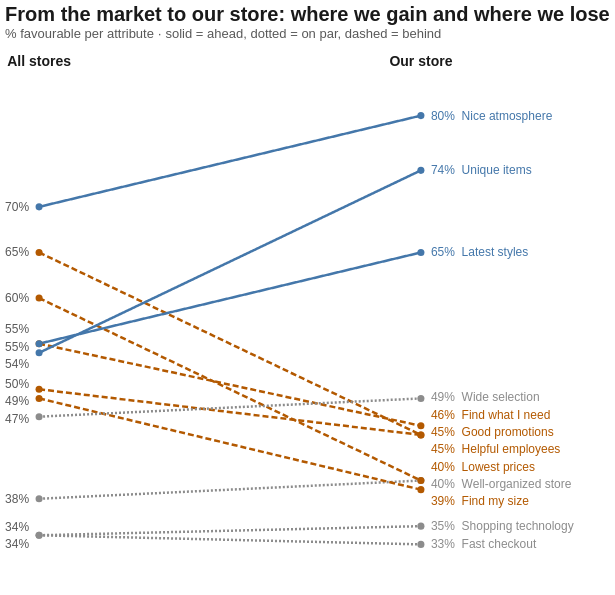

Source (Vega-Lite JSON):
### Vega-Lite specification from a JSON file in a GitHub repository (floating-point values rounded to 4 significant figures)
{"config": {"view": {"continuousWidth": 300, "continuousHeight": 300, "strokeWidth": 0}, "axis": {"domainColor": "#BBBBBB", "gridColor": "#DDDDDD", "gridOpacity": 0.6, "labelColor": "#595959", "labelFontSize": 13, "labelLimit": 260, "tickColor": "#BBBBBB", "titleColor": "#333333", "titleFontSize": 13}, "font": "Arial, Liberation Sans, Helvetica, sans-serif", "legend": {"labelColor": "#595959", "labelFontSize": 13, "orient": "bottom"}, "title": {"anchor": "start", "color": "#1A1A1A", "fontSize": 20, "fontWeight": 600, "offset": 14, "subtitleColor": "#595959", "subtitleFontSize": 13}}, "layer": [{"data": {"name": "data-f46f9f630b8169171194fcd0c71e017f"}, "mark": {"type": "line", "point": {"filled": true, "size": 50}, "strokeWidth": 2.5}, "encoding": {"color": {"field": "status", "scale": {"domain": ["Ahead", "On par", "Behind"], "range": ["#4477AA", "#8C8C8C", "#B35900"]}, "sort": ["Ahead", "On par", "Behind"], "title": null, "type": "nominal"}, "detail": {"field": "label", "type": "nominal"}, "strokeDash": {"field": "status", "scale": {"domain": ["Ahead", "On par", "Behind"], "range": [[1, 0], [2, 2], [6, 3]]}, "sort": ["Ahead", "On par", "Behind"], "title": null, "type": "nominal"}, "tooltip": [{"field": "attribute_full", "title": "Attribute", "type": "nominal"}, {"field": "store", "title": "Store", "type": "nominal"}, {"field": "favorable", "format": ".0%", "title": "% favourable", "type": "quantitative"}, {"field": "gap_text", "title": "Gap", "type": "nominal"}], "x": {"axis": null, "field": "x", "scale": {"domain": [-0.05, 1.05]}, "type": "quantitative"}, "y": {"axis": null, "field": "favorable", "scale": {"domain": [0.28, 0.85]}, "type": "quantitative"}}}, {"data": {"name": "data-01586e09d36c030f5be598af5d3ba4a4"}, "mark": {"type": "text", "align": "left", "dx": 10, "fontSize": 12}, "encoding": {"color": {"field": "status", "legend": null, "scale": {"domain": ["Ahead", "On par", "Behind"], "range": ["#4477AA", "#595959", "#B35900"]}, "type": "nominal"}, "text": {"field": "txt_right", "type": "nominal"}, "x": {"axis": null, "field": "x", "scale": {"domain": [-0.05, 1.05]}, "type": "quantitative"}, "y": {"axis": null, "field": "label_y", "scale": {"domain": [0.28, 0.85]}, "type": "quantitative"}}}, {"data": {"name": "data-4c304079a8656ce347b26b0e69c661d6"}, "mark": {"type": "text", "align": "right", "color": "#595959", "dx": -10, "fontSize": 12}, "encoding": {"text": {"field": "txt_left", "type": "nominal"}, "x": {"axis": null, "field": "x", "scale": {"domain": [-0.05, 1.05]}, "type": "quantitative"}, "y": {"axis": null, "field": "label_y", "scale": {"domain": [0.28, 0.85]}, "type": "quantitative"}}}, {"data": {"name": "data-2e22eb1fed3e2d02c71e4bb1a492bd1f"}, "mark": {"type": "text", "color": "#1A1A1A", "dy": -8, "fontSize": 14, "fontWeight": "bold"}, "encoding": {"text": {"field": "t", "type": "nominal"}, "x": {"axis": null, "field": "x", "scale": {"domain": [-0.05, 1.05]}, "type": "quantitative"}, "y": {"value": 0}}}], "height": 520, "title": {"text": "From the market to our store: where we gain and where we lose", "subtitle": "% favourable per attribute · solid = ahead, dotted = on par, dashed = behind"}, "width": 420, "$schema": "https://vega.github.io/schema/vega-lite/v6.4.1.json", "datasets": {"data-f46f9f630b8169171194fcd0c71e017f": [{"label": "Well-organized store", "attribute_full": "The store is well-organized.", "gap_pp": 2.0, "gap_text": "+2 pp", "status": "On par", "theme": "Store experience", "store": "Our store", "favorable": 0.4, "x": 1, "label_y": 0.3963, "txt_left": "40%", "txt_right": "40%  Well-organized store"}, {"label": "Fast checkout", "attribute_full": "Fast and easy checkout.", "gap_pp": -1.0, "gap_text": "-1 pp", "status": "On par", "theme": "Service", "store": "Our store", "favorable": 0.33, "x": 1, "label_y": 0.33, "txt_left": "33%", "txt_right": "33%  Fast checkout"}, {"label": "Helpful employees", "attribute_full": "Friendly and helpful employees.", "gap_pp": -5.0, "gap_text": "-5 pp", "status": "Behind", "theme": "Service", "store": "Our store", "favorable": 0.45, "x": 1, "label_y": 0.4343, "txt_left": "45%", "txt_right": "45%  Helpful employees"}, {"label": "Good promotions", "attribute_full": "Good promotions.", "gap_pp": -20.0, "gap_text": "-20 pp", "status": "Behind", "theme": "Price & promotions", "store": "Our store", "favorable": 0.45, "x": 1, "label_y": 0.4533, "txt_left": "45%", "txt_right": "45%  Good promotions"}, {"label": "Find what I need", "attribute_full": "I can find what I'm looking for.", "gap_pp": -9.0, "gap_text": "-9 pp", "status": "Behind", "theme": "Service", "store": "Our store", "favorable": 0.46, "x": 1, "label_y": 0.4723, "txt_left": "46%", "txt_right": "46%  Find what I need"}, {"label": "Find my size", "attribute_full": "I can find the size I need.", "gap_pp": -10.0, "gap_text": "-10 pp", "status": "Behind", "theme": "Assortment", "store": "Our store", "favorable": 0.39, "x": 1, "label_y": 0.3773, "txt_left": "39%", "txt_right": "39%  Find my size"}, {"label": "Nice atmosphere", "attribute_full": "A nice atmosphere.", "gap_pp": 10.0, "gap_text": "+10 pp", "status": "Ahead", "theme": "Store experience", "store": "Our store", "favorable": 0.8, "x": 1, "label_y": 0.8, "txt_left": "80%", "txt_right": "80%  Nice atmosphere"}, {"label": "Shopping technology", "attribute_full": "Latest technology for easy shopping.", "gap_pp": 1.0, "gap_text": "+1 pp", "status": "On par", "theme": "Store experience", "store": "Our store", "favorable": 0.35, "x": 1, "label_y": 0.35, "txt_left": "35%", "txt_right": "35%  Shopping technology"}, {"label": "Lowest prices", "attribute_full": "Lowest sales prices.", "gap_pp": -20.0, "gap_text": "-20 pp", "status": "Behind", "theme": "Price & promotions", "store": "Our store", "favorable": 0.4, "x": 1, "label_y": 0.4153, "txt_left": "40%", "txt_right": "40%  Lowest prices"}, {"label": "Wide selection", "attribute_full": "A wide selection.", "gap_pp": 2.0, "gap_text": "+2 pp", "status": "On par", "theme": "Assortment", "store": "Our store", "favorable": 0.49, "x": 1, "label_y": 0.4913, "txt_left": "49%", "txt_right": "49%  Wide selection"}, {"label": "Unique items", "attribute_full": "Items I can't find elsewhere.", "gap_pp": 20.0, "gap_text": "+20 pp", "status": "Ahead", "theme": "Assortment", "store": "Our store", "favorable": 0.74, "x": 1, "label_y": 0.74, "txt_left": "74%", "txt_right": "74%  Unique items"}, {"label": "Latest styles", "attribute_full": "The latest styles.", "gap_pp": 10.0, "gap_text": "+10 pp", "status": "Ahead", "theme": "Assortment", "store": "Our store", "favorable": 0.65, "x": 1, "label_y": 0.65, "txt_left": "65%", "txt_right": "65%  Latest styles"}, {"label": "Well-organized store", "attribute_full": "The store is well-organized.", "gap_pp": 2.0, "gap_text": "+2 pp", "status": "On par", "theme": "Store experience", "store": "All stores", "favorable": 0.38, "x": 0, "label_y": 0.38, "txt_left": "38%", "txt_right": "38%  Well-organized store"}, {"label": "Fast checkout", "attribute_full": "Fast and easy checkout.", "gap_pp": -1.0, "gap_text": "-1 pp", "status": "On par", "theme": "Service", "store": "All stores", "favorable": 0.34, "x": 0, "label_y": 0.3305, "txt_left": "34%", "txt_right": "34%  Fast checkout"}, {"label": "Helpful employees", "attribute_full": "Friendly and helpful employees.", "gap_pp": -5.0, "gap_text": "-5 pp", "status": "Behind", "theme": "Service", "store": "All stores", "favorable": 0.5, "x": 0, "label_y": 0.5057, "txt_left": "50%", "txt_right": "50%  Helpful employees"}, {"label": "Good promotions", "attribute_full": "Good promotions.", "gap_pp": -20.0, "gap_text": "-20 pp", "status": "Behind", "theme": "Price & promotions", "store": "All stores", "favorable": 0.65, "x": 0, "label_y": 0.65, "txt_left": "65%", "txt_right": "65%  Good promotions"}, {"label": "Find what I need", "attribute_full": "I can find what I'm looking for.", "gap_pp": -9.0, "gap_text": "-9 pp", "status": "Behind", "theme": "Service", "store": "All stores", "favorable": 0.55, "x": 0, "label_y": 0.5467, "txt_left": "55%", "txt_right": "55%  Find what I need"}, {"label": "Find my size", "attribute_full": "I can find the size I need.", "gap_pp": -10.0, "gap_text": "-10 pp", "status": "Behind", "theme": "Assortment", "store": "All stores", "favorable": 0.49, "x": 0, "label_y": 0.4867, "txt_left": "49%", "txt_right": "49%  Find my size"}, {"label": "Nice atmosphere", "attribute_full": "A nice atmosphere.", "gap_pp": 10.0, "gap_text": "+10 pp", "status": "Ahead", "theme": "Store experience", "store": "All stores", "favorable": 0.7, "x": 0, "label_y": 0.7, "txt_left": "70%", "txt_right": "70%  Nice atmosphere"}, {"label": "Shopping technology", "attribute_full": "Latest technology for easy shopping.", "gap_pp": 1.0, "gap_text": "+1 pp", "status": "On par", "theme": "Store experience", "store": "All stores", "favorable": 0.34, "x": 0, "label_y": 0.3495, "txt_left": "34%", "txt_right": "34%  Shopping technology"}, {"label": "Lowest prices", "attribute_full": "Lowest sales prices.", "gap_pp": -20.0, "gap_text": "-20 pp", "status": "Behind", "theme": "Price & promotions", "store": "All stores", "favorable": 0.6, "x": 0, "label_y": 0.6, "txt_left": "60%", "txt_right": "60%  Lowest prices"}, {"label": "Wide selection", "attribute_full": "A wide selection.", "gap_pp": 2.0, "gap_text": "+2 pp", "status": "On par", "theme": "Assortment", "store": "All stores", "favorable": 0.47, "x": 0, "label_y": 0.4677, "txt_left": "47%", "txt_right": "47%  Wide selection"}, {"label": "Unique items", "attribute_full": "Items I can't find elsewhere.", "gap_pp": 20.0, "gap_text": "+20 pp", "status": "Ahead", "theme": "Assortment", "store": "All stores", "favorable": 0.54, "x": 0, "label_y": 0.5277, "txt_left": "54%", "txt_right": "54%  Unique items"}, {"label": "Latest styles", "attribute_full": "The latest styles.", "gap_pp": 10.0, "gap_text": "+10 pp", "status": "Ahead", "theme": "Assortment", "store": "All stores", "favorable": 0.55, "x": 0, "label_y": 0.5657, "txt_left": "55%", "txt_right": "55%  Latest styles"}], "data-01586e09d36c030f5be598af5d3ba4a4": [{"label": "Well-organized store", "attribute_full": "The store is well-organized.", "gap_pp": 2.0, "gap_text": "+2 pp", "status": "On par", "theme": "Store experience", "store": "Our store", "favorable": 0.4, "x": 1, "label_y": 0.3963, "txt_left": "40%", "txt_right": "40%  Well-organized store"}, {"label": "Fast checkout", "attribute_full": "Fast and easy checkout.", "gap_pp": -1.0, "gap_text": "-1 pp", "status": "On par", "theme": "Service", "store": "Our store", "favorable": 0.33, "x": 1, "label_y": 0.33, "txt_left": "33%", "txt_right": "33%  Fast checkout"}, {"label": "Helpful employees", "attribute_full": "Friendly and helpful employees.", "gap_pp": -5.0, "gap_text": "-5 pp", "status": "Behind", "theme": "Service", "store": "Our store", "favorable": 0.45, "x": 1, "label_y": 0.4343, "txt_left": "45%", "txt_right": "45%  Helpful employees"}, {"label": "Good promotions", "attribute_full": "Good promotions.", "gap_pp": -20.0, "gap_text": "-20 pp", "status": "Behind", "theme": "Price & promotions", "store": "Our store", "favorable": 0.45, "x": 1, "label_y": 0.4533, "txt_left": "45%", "txt_right": "45%  Good promotions"}, {"label": "Find what I need", "attribute_full": "I can find what I'm looking for.", "gap_pp": -9.0, "gap_text": "-9 pp", "status": "Behind", "theme": "Service", "store": "Our store", "favorable": 0.46, "x": 1, "label_y": 0.4723, "txt_left": "46%", "txt_right": "46%  Find what I need"}, {"label": "Find my size", "attribute_full": "I can find the size I need.", "gap_pp": -10.0, "gap_text": "-10 pp", "status": "Behind", "theme": "Assortment", "store": "Our store", "favorable": 0.39, "x": 1, "label_y": 0.3773, "txt_left": "39%", "txt_right": "39%  Find my size"}, {"label": "Nice atmosphere", "attribute_full": "A nice atmosphere.", "gap_pp": 10.0, "gap_text": "+10 pp", "status": "Ahead", "theme": "Store experience", "store": "Our store", "favorable": 0.8, "x": 1, "label_y": 0.8, "txt_left": "80%", "txt_right": "80%  Nice atmosphere"}, {"label": "Shopping technology", "attribute_full": "Latest technology for easy shopping.", "gap_pp": 1.0, "gap_text": "+1 pp", "status": "On par", "theme": "Store experience", "store": "Our store", "favorable": 0.35, "x": 1, "label_y": 0.35, "txt_left": "35%", "txt_right": "35%  Shopping technology"}, {"label": "Lowest prices", "attribute_full": "Lowest sales prices.", "gap_pp": -20.0, "gap_text": "-20 pp", "status": "Behind", "theme": "Price & promotions", "store": "Our store", "favorable": 0.4, "x": 1, "label_y": 0.4153, "txt_left": "40%", "txt_right": "40%  Lowest prices"}, {"label": "Wide selection", "attribute_full": "A wide selection.", "gap_pp": 2.0, "gap_text": "+2 pp", "status": "On par", "theme": "Assortment", "store": "Our store", "favorable": 0.49, "x": 1, "label_y": 0.4913, "txt_left": "49%", "txt_right": "49%  Wide selection"}, {"label": "Unique items", "attribute_full": "Items I can't find elsewhere.", "gap_pp": 20.0, "gap_text": "+20 pp", "status": "Ahead", "theme": "Assortment", "store": "Our store", "favorable": 0.74, "x": 1, "label_y": 0.74, "txt_left": "74%", "txt_right": "74%  Unique items"}, {"label": "Latest styles", "attribute_full": "The latest styles.", "gap_pp": 10.0, "gap_text": "+10 pp", "status": "Ahead", "theme": "Assortment", "store": "Our store", "favorable": 0.65, "x": 1, "label_y": 0.65, "txt_left": "65%", "txt_right": "65%  Latest styles"}], "data-4c304079a8656ce347b26b0e69c661d6": [{"label": "Well-organized store", "attribute_full": "The store is well-organized.", "gap_pp": 2.0, "gap_text": "+2 pp", "status": "On par", "theme": "Store experience", "store": "All stores", "favorable": 0.38, "x": 0, "label_y": 0.38, "txt_left": "38%", "txt_right": "38%  Well-organized store"}, {"label": "Fast checkout", "attribute_full": "Fast and easy checkout.", "gap_pp": -1.0, "gap_text": "-1 pp", "status": "On par", "theme": "Service", "store": "All stores", "favorable": 0.34, "x": 0, "label_y": 0.3305, "txt_left": "34%", "txt_right": "34%  Fast checkout"}, {"label": "Helpful employees", "attribute_full": "Friendly and helpful employees.", "gap_pp": -5.0, "gap_text": "-5 pp", "status": "Behind", "theme": "Service", "store": "All stores", "favorable": 0.5, "x": 0, "label_y": 0.5057, "txt_left": "50%", "txt_right": "50%  Helpful employees"}, {"label": "Good promotions", "attribute_full": "Good promotions.", "gap_pp": -20.0, "gap_text": "-20 pp", "status": "Behind", "theme": "Price & promotions", "store": "All stores", "favorable": 0.65, "x": 0, "label_y": 0.65, "txt_left": "65%", "txt_right": "65%  Good promotions"}, {"label": "Find what I need", "attribute_full": "I can find what I'm looking for.", "gap_pp": -9.0, "gap_text": "-9 pp", "status": "Behind", "theme": "Service", "store": "All stores", "favorable": 0.55, "x": 0, "label_y": 0.5467, "txt_left": "55%", "txt_right": "55%  Find what I need"}, {"label": "Find my size", "attribute_full": "I can find the size I need.", "gap_pp": -10.0, "gap_text": "-10 pp", "status": "Behind", "theme": "Assortment", "store": "All stores", "favorable": 0.49, "x": 0, "label_y": 0.4867, "txt_left": "49%", "txt_right": "49%  Find my size"}, {"label": "Nice atmosphere", "attribute_full": "A nice atmosphere.", "gap_pp": 10.0, "gap_text": "+10 pp", "status": "Ahead", "theme": "Store experience", "store": "All stores", "favorable": 0.7, "x": 0, "label_y": 0.7, "txt_left": "70%", "txt_right": "70%  Nice atmosphere"}, {"label": "Shopping technology", "attribute_full": "Latest technology for easy shopping.", "gap_pp": 1.0, "gap_text": "+1 pp", "status": "On par", "theme": "Store experience", "store": "All stores", "favorable": 0.34, "x": 0, "label_y": 0.3495, "txt_left": "34%", "txt_right": "34%  Shopping technology"}, {"label": "Lowest prices", "attribute_full": "Lowest sales prices.", "gap_pp": -20.0, "gap_text": "-20 pp", "status": "Behind", "theme": "Price & promotions", "store": "All stores", "favorable": 0.6, "x": 0, "label_y": 0.6, "txt_left": "60%", "txt_right": "60%  Lowest prices"}, {"label": "Wide selection", "attribute_full": "A wide selection.", "gap_pp": 2.0, "gap_text": "+2 pp", "status": "On par", "theme": "Assortment", "store": "All stores", "favorable": 0.47, "x": 0, "label_y": 0.4677, "txt_left": "47%", "txt_right": "47%  Wide selection"}, {"label": "Unique items", "attribute_full": "Items I can't find elsewhere.", "gap_pp": 20.0, "gap_text": "+20 pp", "status": "Ahead", "theme": "Assortment", "store": "All stores", "favorable": 0.54, "x": 0, "label_y": 0.5277, "txt_left": "54%", "txt_right": "54%  Unique items"}, {"label": "Latest styles", "attribute_full": "The latest styles.", "gap_pp": 10.0, "gap_text": "+10 pp", "status": "Ahead", "theme": "Assortment", "store": "All stores", "favorable": 0.55, "x": 0, "label_y": 0.5657, "txt_left": "55%", "txt_right": "55%  Latest styles"}], "data-2e22eb1fed3e2d02c71e4bb1a492bd1f": [{"x": 0, "t": "All stores"}, {"x": 1, "t": "Our store"}]}}
